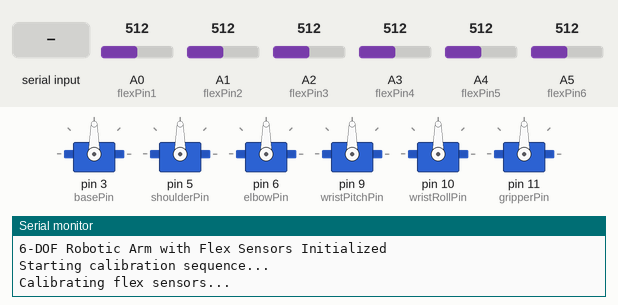
Bench run of a sketch on a simulated Arduino Uno, built with avr-gcc and run on an emulated ATmega328P. Shown: 6 × servo, the last lines printed to the serial monitor. Inputs (shaded band) come from the test bench; at power-on: A0 (flexPin1) = 512, A1 (flexPin2) = 512, A2 (flexPin3) = 512, A3 (flexPin4) = 512, A4 (flexPin5) = 512, A5 (flexPin6) = 512.

Above: at 0.1 s.
At 15.4 s:
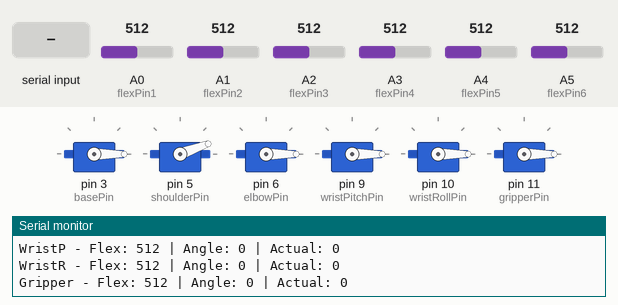
15.5 s: "RESET" received over Serial
At 16.68 s:
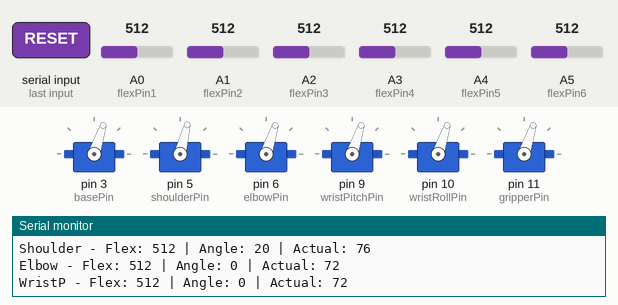
21.0 s: A0 (flexPin1) set to 106
24.0 s: A0 (flexPin1) set to 91
Timing chart, 0 to 27.0 s (numbered marks = the images above; inputs shaded):
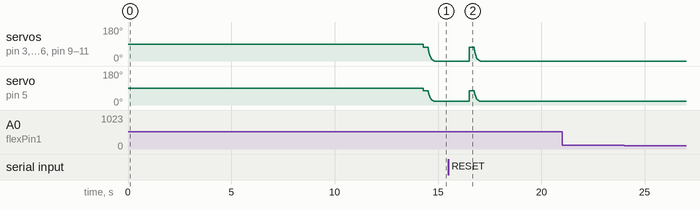

The sketch:

six_dof_arm.ino
```cpp
#include <Servo.h>

// Create servo objects for 6 DOF
Servo baseServo;        // Base rotation
Servo shoulderServo;    // Shoulder joint
Servo elbowServo;       // Elbow joint
Servo wristPitchServo;  // Wrist pitch
Servo wristRollServo;   // Wrist roll
Servo gripperServo;     // Gripper

// Flex sensor pins (analog inputs)
const int flexPin1 = A0;  // Base control
const int flexPin2 = A1;  // Shoulder control
const int flexPin3 = A2;  // Elbow control
const int flexPin4 = A3;  // Wrist pitch control
const int flexPin5 = A4;  // Wrist roll control
const int flexPin6 = A5;  // Gripper control

// Servo pins (digital outputs)
const int basePin = 3;
const int shoulderPin = 5;
const int elbowPin = 6;
const int wristPitchPin = 9;
const int wristRollPin = 10;
const int gripperPin = 11;

// Calibration values for flex sensors (you'll need to adjust these)
// These are the raw analog values when the sensor is straight and fully bent
int flexStraight[6] = {200, 200, 200, 200, 200, 200};
int flexBent[6] = {800, 800, 800, 800, 800, 800};

// Servo angle limits (adjust based on your specific servos and arm design)
int servoMin[6] = {0, 20, 0, 0, 0, 0};      // Minimum angles
int servoMax[6] = {180, 160, 180, 180, 180, 180}; // Maximum angles

// Smoothing variables
int lastServoPos[6] = {90, 90, 90, 90, 90, 90}; // Last servo positions
const int smoothingFactor = 5; // Higher = more smoothing

// Movement speed control
unsigned long lastUpdate = 0;
const int updateInterval = 20; // Update every 20ms for smooth movement

void setup() {
  Serial.begin(9600);

  // Attach servos to their pins
  baseServo.attach(basePin);
  shoulderServo.attach(shoulderPin);
  elbowServo.attach(elbowPin);
  wristPitchServo.attach(wristPitchPin);
  wristRollServo.attach(wristRollPin);
  gripperServo.attach(gripperPin);

  // Initialize servos to center positions
  baseServo.write(90);
  shoulderServo.write(90);
  elbowServo.write(90);
  wristPitchServo.write(90);
  wristRollServo.write(90);
  gripperServo.write(90);

  Serial.println("6-DOF Robotic Arm with Flex Sensors Initialized");
  Serial.println("Starting calibration sequence...");

  // Calibrate flex sensors
  calibrateFlexSensors();

  delay(2000); // Wait for servos to reach initial positions
}

void loop() {
  // Check if it's time to update
  if (millis() - lastUpdate >= updateInterval) {

    // Read all flex sensors
    int flexValues[6];
    flexValues[0] = analogRead(flexPin1);
    flexValues[1] = analogRead(flexPin2);
    flexValues[2] = analogRead(flexPin3);
    flexValues[3] = analogRead(flexPin4);
    flexValues[4] = analogRead(flexPin5);
    flexValues[5] = analogRead(flexPin6);

    // Convert flex sensor values to servo angles
    int targetAngles[6];
    for (int i = 0; i < 6; i++) {
      targetAngles[i] = mapFlexToServo(flexValues[i], i);
    }

    // Apply smoothing and update servos
    updateServos(targetAngles);

    // Print debug information
    printDebugInfo(flexValues, targetAngles);

    lastUpdate = millis();
  }
}

// Map flex sensor reading to servo angle
int mapFlexToServo(int flexValue, int sensorIndex) {
  // Constrain the flex value to calibrated range
  flexValue = constrain(flexValue, flexStraight[sensorIndex], flexBent[sensorIndex]);

  // Map to servo angle range
  int angle = map(flexValue, flexStraight[sensorIndex], flexBent[sensorIndex],
                  servoMin[sensorIndex], servoMax[sensorIndex]);

  return constrain(angle, servoMin[sensorIndex], servoMax[sensorIndex]);
}

// Update servos with smoothing
void updateServos(int targetAngles[]) {
  // Array of servo objects for easier iteration
  Servo* servos[] = {&baseServo, &shoulderServo, &elbowServo,
                     &wristPitchServo, &wristRollServo, &gripperServo};

  for (int i = 0; i < 6; i++) {
    // Apply smoothing
    int smoothedAngle = (lastServoPos[i] * (smoothingFactor - 1) + targetAngles[i]) / smoothingFactor;

    // Update servo position
    servos[i]->write(smoothedAngle);
    lastServoPos[i] = smoothedAngle;
  }
}

// Calibrate flex sensors
void calibrateFlexSensors() {
  Serial.println("Calibrating flex sensors...");
  Serial.println("Keep all sensors straight for 3 seconds");

  delay(3000);

  // Read straight values
  for (int i = 0; i < 6; i++) {
    int sum = 0;
    for (int j = 0; j < 10; j++) {
      sum += analogRead(A0 + i);
      delay(50);
    }
    flexStraight[i] = sum / 10;
  }

  Serial.println("Now bend all sensors fully for 3 seconds");
  delay(3000);

  // Read bent values
  for (int i = 0; i < 6; i++) {
    int sum = 0;
    for (int j = 0; j < 10; j++) {
      sum += analogRead(A0 + i);
      delay(50);
    }
    flexBent[i] = sum / 10;
  }

  Serial.println("Calibration complete!");
  Serial.println("Straight values: ");
  for (int i = 0; i < 6; i++) {
    Serial.print("Sensor ");
    Serial.print(i + 1);
    Serial.print(": ");
    Serial.println(flexStraight[i]);
  }

  Serial.println("Bent values: ");
  for (int i = 0; i < 6; i++) {
    Serial.print("Sensor ");
    Serial.print(i + 1);
    Serial.print(": ");
    Serial.println(flexBent[i]);
  }
}

// Print debug information
void printDebugInfo(int flexValues[], int targetAngles[]) {
  static unsigned long lastPrint = 0;

  // Print debug info every 500ms
  if (millis() - lastPrint >= 500) {
    Serial.println("--- Status ---");
    String joints[] = {"Base", "Shoulder", "Elbow", "WristP", "WristR", "Gripper"};

    for (int i = 0; i < 6; i++) {
      Serial.print(joints[i]);
      Serial.print(" - Flex: ");
      Serial.print(flexValues[i]);
      Serial.print(" | Angle: ");
      Serial.print(targetAngles[i]);
      Serial.print(" | Actual: ");
      Serial.println(lastServoPos[i]);
    }
    Serial.println();

    lastPrint = millis();
  }
}

// Emergency stop function (can be called from serial input)
void emergencyStop() {
  Serial.println("EMERGENCY STOP!");

  // Stop all servos at current position
  for (int i = 0; i < 6; i++) {
    // Servos automatically hold position when no new commands are sent
  }

  // You could add additional safety measures here
  // like detaching servos or moving to a safe position
}

// Optional: Serial command interface
void serialEvent() {
  if (Serial.available()) {
    String command = Serial.readString();
    command.trim();

    if (command == "STOP") {
      emergencyStop();
    } else if (command == "CALIBRATE") {
      calibrateFlexSensors();
    } else if (command == "RESET") {
      // Reset to center positions
      for (int i = 0; i < 6; i++) {
        lastServoPos[i] = 90;
      }
    }
  }
}

// Optional: Function to set custom servo limits
void setServoLimits(int joint, int minAngle, int maxAngle) {
  if (joint >= 0 && joint < 6) {
    servoMin[joint] = constrain(minAngle, 0, 180);
    servoMax[joint] = constrain(maxAngle, 0, 180);

    Serial.print("Joint ");
    Serial.print(joint);
    Serial.print(" limits set to: ");
    Serial.print(servoMin[joint]);
    Serial.print(" - ");
    Serial.println(servoMax[joint]);
  }
}
```
